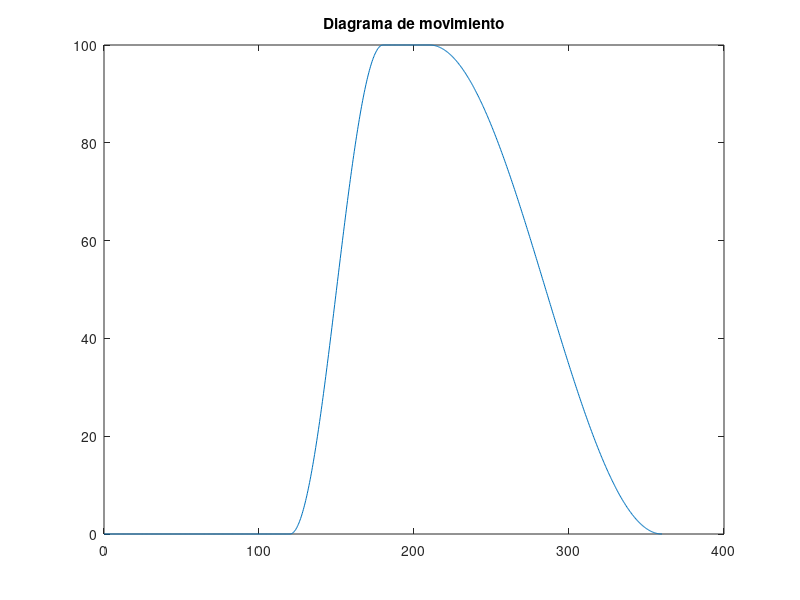
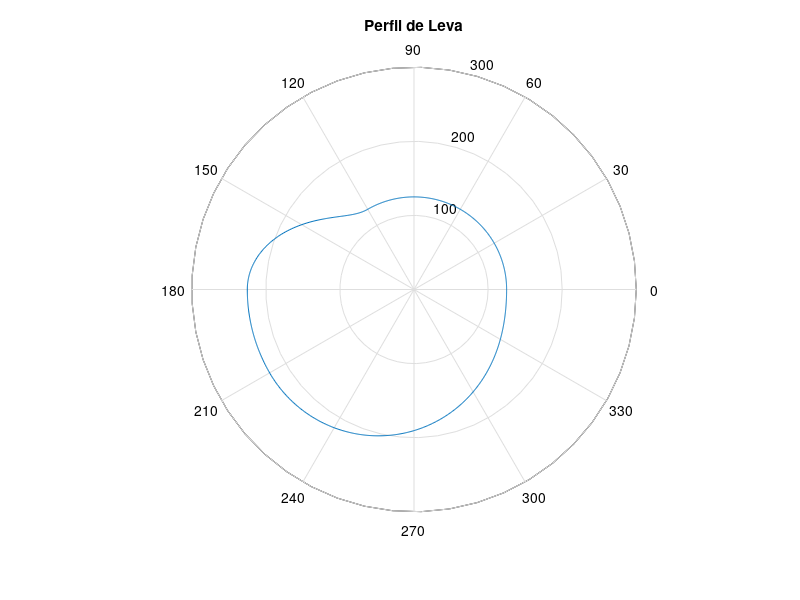

Recreate these plots in MATLAB, in order.
clc
clear all
close all
h=100;
w=300*2*pi/60;
Db=250;
Rb=Db/2;
tho=0;
thf=360;
dt=(thf-tho)/999;
th=tho:dt:thf;
thr=deg2rad(th);
l=length(th);
y(l)=0;
for i=1:l
    if th(i)>=0 && th(i)<=120 
    y(i)=0;
    elseif th(i)>=120 && th(i)<=180 
    y(i)=h/2*(1-cosd(180*(th(i)-120)/60));
    elseif th(i)>=180 && th(i)<=210 
    y(i)=h;
    elseif th(i)>=210 && th(i)<=360 
    y(i)=h/2*(1+cosd(180*(th(i)-210)/150));
    else
    y(i)=0;
    end
end
figure,plot(th,y),title('Diagrama de movimiento');
figure
% for Rb=10:-0.1:-0
 r=Rb+y;
 polar(thr,r),title('Perfil de Leva');
 pause(0.1);
% end
xp=(Rb+y).*cosd(th);
yp=(Rb+y).*sind(th);
zp=th-th;
M=[xp;yp;zp]';